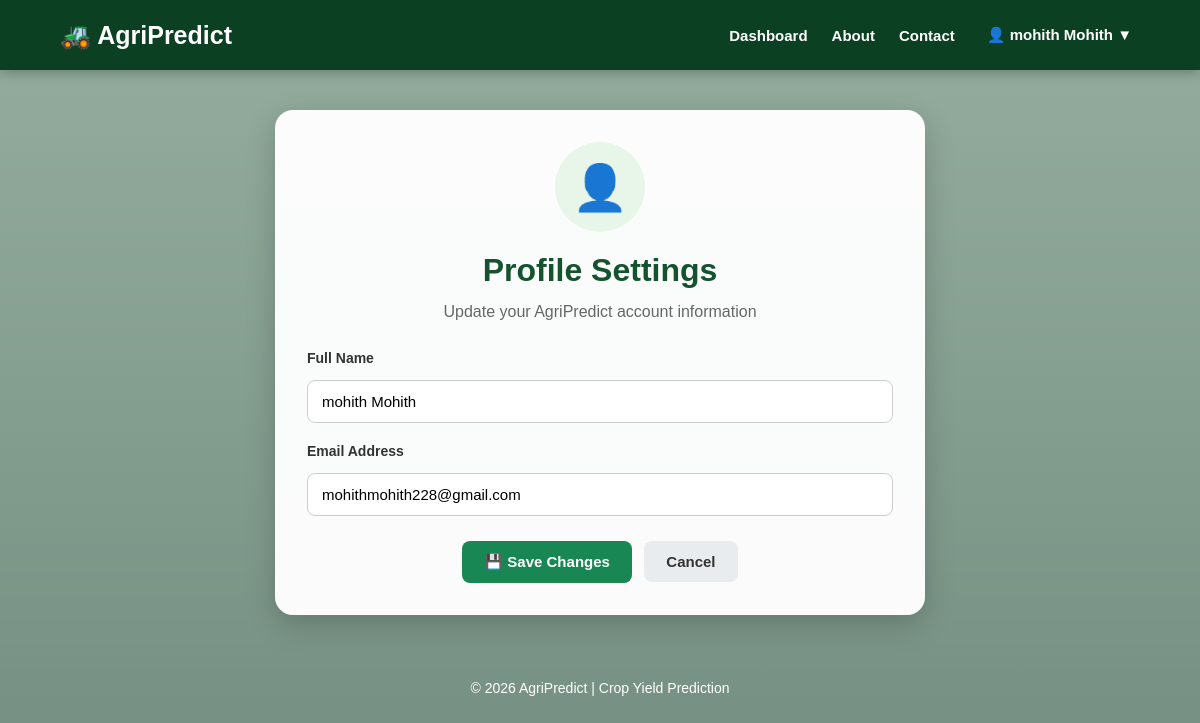
/profile/settings (signed in), run on the app's committed database.
### tables this page shows
CREATE TABLE users (
            id INTEGER PRIMARY KEY AUTOINCREMENT,
            name TEXT NOT NULL,
            email TEXT UNIQUE NOT NULL,
            password TEXT NOT NULL
        , created_at TIMESTAMP);

### app.py (the view, shortened to what this page needs)
@app.route(
    "/profile/settings",
    methods=["GET", "POST"]
)
@login_required
def profile_settings():
    conn = get_db_connection()
    user = conn.execute(
        "SELECT * FROM users WHERE id = ?",
        (session["user_id"],)
    ).fetchone()
    if user is None:
        conn.close()
        session.clear()
        return redirect(
            url_for("login")
        )
    conn.close()
    return render_template(
        "profile_settings.html",
        user=user
    )

### app.py (called while the page is built)
def get_db_connection():
    conn = sqlite3.connect("users.db")
    conn.row_factory = sqlite3.Row
    return conn

def login_required(function):
    @wraps(function)
    def decorated_function(*args, **kwargs):
        if "user_id" not in session:
            return redirect(url_for("login"))
        return function(*args, **kwargs)
    return decorated_function

### templates/profile_settings.html (shortened to what this page needs)
<!DOCTYPE html>
<html lang="en">
<head>
    <link rel="stylesheet"
          href="{{ url_for('static', filename='style.css') }}">
</head>
<body>
<nav class="navbar">
    <div class="logo">
        🚜 AgriPredict
    </div>
    <div class="nav-links">
        <a href="{{ url_for('dashboard') }}">
            Dashboard
        </a>
        <a href="{{ url_for('about') }}">
            About
        </a>
        <a href="{{ url_for('contact') }}">
            Contact
        </a>
        <div class="profile-dropdown">
            <button class="profile-button">
                👤 {{ session.get('user_name', 'User') }} ▼
            </button>
        </div>
    </div>
</nav>
<div class="page-container">
    <div class="page-card profile-settings-card">
        <div class="profile-avatar">
            👤
        </div>
        <h1>
            Profile Settings
        </h1>
        <p>
            Update your AgriPredict account information
        </p>
        <form method="POST"
              action="{{ url_for('profile_settings') }}"
              class="profile-settings-form">
            <div class="form-group">
                <label for="name">
                    Full Name
                </label>
                <input
                    type="text"
                    id="name"
                    name="name"
                    value="{{ user['name'] }}"
                    placeholder="Enter your full name"
                    required>
            </div>
            <div class="form-group">
                <label for="email">
                    Email Address
                </label>
                <input
                    type="email"
                    id="email"
                    name="email"
                    value="{{ user['email'] }}"
                    placeholder="Enter your email address"
                    required>
            </div>
            <div class="profile-settings-actions">
                <button type="submit"
                        class="primary-button">
                    💾 Save Changes
                </button>
                <a href="{{ url_for('profile') }}"
                   class="secondary-button">
                    Cancel
                </a>
            </div>
        </form>
    </div>
</div>
<footer class="footer">
    <p>
        © 2026 AgriPredict | Crop Yield Prediction
    </p>
</footer>
</body>
</html>

### static/style.css (style rules this page uses)
* { box-sizing: border-box; margin: 0; padding: 0; }
html { scroll-behavior: smooth; }
body { min-height: 100vh; font-family: Arial, Helvetica, sans-serif; color: #222; background-image: linear-gradient( rgba(0, 60, 25, 0.42), rgba(0, 50, 25, 0.55) ), url("/static/background.png"); background-size: cover; background-position: center; background-repeat: no-repeat; background-attachment: fixed; }
.navbar { width: 100%; min-height: 70px; display: flex; align-items: center; justify-content: space-between; padding: 12px 5%; background: rgba(0, 55, 25, 0.92); box-shadow: 0 3px 12px rgba(0, 0, 0, 0.25); position: sticky; top: 0; z-index: 1000; }
.logo { color: white; font-size: 25px; font-weight: bold; }
.nav-links { display: flex; align-items: center; gap: 24px; }
.nav-links > a { color: white; text-decoration: none; font-size: 15px; font-weight: 600; }
.profile-dropdown { position: relative; display: inline-block; }
.profile-button { border: none; background: transparent; color: white; font-size: 15px; font-weight: 600; cursor: pointer; padding: 8px; }
.prediction-card, .page-card, .result-card { background: rgba(255, 255, 255, 0.96); border-radius: 18px; box-shadow: 0 10px 30px rgba(0, 0, 0, 0.18); }
.form-group { display: flex; flex-direction: column; gap: 7px; }
.form-group label { font-weight: 600; color: #333; font-size: 14px; }
.form-group input, .form-group select, .form-group textarea { width: 100%; padding: 12px 14px; border: 1px solid #ccc; border-radius: 8px; font-size: 15px; outline: none; background: white; }
.primary-button, .secondary-button { display: inline-block; padding: 12px 22px; border-radius: 8px; border: none; text-decoration: none; cursor: pointer; font-size: 15px; font-weight: 600; transition: 0.2s; }
.primary-button { background: #198754; color: white; }
.secondary-button { background: #e9ecef; color: #333; margin-left: 8px; }
.page-container { width: 92%; max-width: 1100px; margin: 40px auto; }
.page-card { padding: 32px; color: #333; }
.page-card h1 { color: #14532d; margin-bottom: 10px; }
.page-card > p { color: #666; line-height: 1.6; }
.profile-avatar { width: 90px; height: 90px; margin: 0 auto 20px; border-radius: 50%; background: #e8f5e9; display: flex; align-items: center; justify-content: center; font-size: 45px; }
.profile-settings-card { max-width: 650px; margin: auto; text-align: center; }
.profile-settings-card h1 { color: #14532d; margin-bottom: 10px; }
.profile-settings-card > p { color: #666; line-height: 1.6; margin-bottom: 25px; }
.profile-settings-form { margin-top: 25px; text-align: left; }
.profile-settings-form .form-group { margin-bottom: 20px; }
.profile-settings-form .form-group label { display: block; margin-bottom: 7px; font-weight: 600; color: #333; font-size: 14px; }
.profile-settings-form .form-group input { width: 100%; padding: 12px 14px; border: 1px solid #ccc; border-radius: 8px; font-size: 15px; outline: none; background: white; }
.profile-settings-actions { margin-top: 25px; text-align: center; }
.footer { text-align: center; color: white; padding: 25px; margin-top: 30px; font-size: 14px; }

### data on the page
users: get "mohith Mohith", name "mohith Mohith", email "mohithmohith228@gmail.com"
